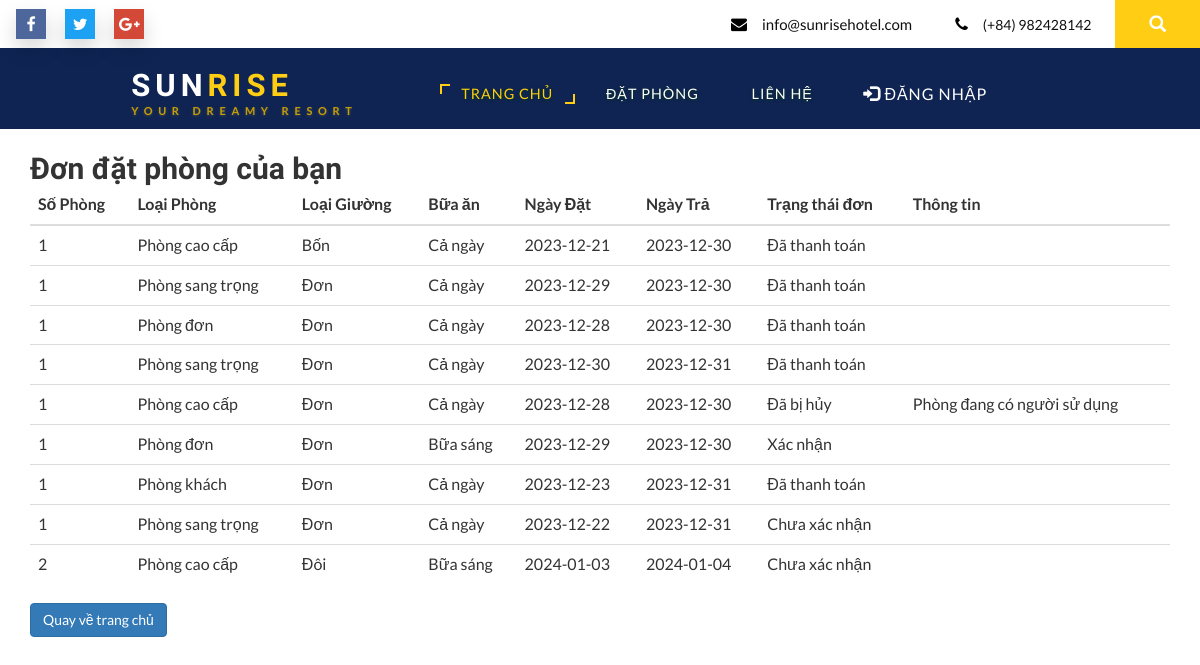
The app's page /user_booking_page.php?email=assassjin4321@gmail.com with its own data.
### tables this page shows
CREATE TABLE `roombook` (
  `id` int(10) UNSIGNED NOT NULL,
  `Title` varchar(5) DEFAULT NULL,
  `FName` text DEFAULT NULL,
  `LName` text DEFAULT NULL,
  `Email` varchar(50) DEFAULT NULL,
  `Country` varchar(30) DEFAULT NULL,
  `Phone` text DEFAULT NULL,
  `TRoom` varchar(20) DEFAULT NULL,
  `Bed` varchar(10) DEFAULT NULL,
  `NRoom` varchar(2) DEFAULT NULL,
  `Meal` varchar(15) DEFAULT NULL,
  `cin` date DEFAULT NULL,
  `cout` date DEFAULT NULL,
  `stat` varchar(15) DEFAULT NULL,
  `nodays` int(11) DEFAULT NULL,
  `description` varchar(200) DEFAULT NULL
);

### user_booking_page.php (the view, shortened to what this page needs)
<?php
include('db.php');
?>
<!DOCTYPE html>
<html lang="en">
<head>
<link href="assets/css/bootstrap.css" rel="stylesheet" />
<link href="css/bootstrap.css" rel="stylesheet" type="text/css" media="all" />
<link href="css/font-awesome.css" rel="stylesheet">
<link rel="stylesheet" href="css/chocolat.css" type="text/css" media="screen">
<link href="css/easy-responsive-tabs.css" rel='stylesheet' type='text/css'/>
<link rel="stylesheet" href="css/flexslider.css" type="text/css" media="screen" property="" />
<link rel="stylesheet" href="css/jquery-ui.css" />
<link href="css/style.css" rel="stylesheet" type="text/css" media="all" />
</head>
<body>
<div class="banner-top">
			<div class="social-bnr-agileits">
				<ul class="social-icons3">
								<li><a href="https://www.facebook.com/" class="fa fa-facebook icon-border facebook"> </a></li>
								<li><a href="https://twitter.com/" class="fa fa-twitter icon-border twitter"> </a></li>
								<li><a href="https://plus.google.com/u/0/" class="fa fa-google-plus icon-border googleplus"> </a></li>
							</ul>
			</div>
			<div class="contact-bnr-w3-agile">
				<ul>
					<li><i class="fa fa-envelope" aria-hidden="true"></i><a href="mailto:info@example.com">INFO@Sunrisehotel.COM</a></li>
					<li><i class="fa fa-phone" aria-hidden="true"></i>(+84) 982428142</li>
					<li class="s-bar">
						<div class="search">
							<label class="icon-search" for="search_box"><span class="glyphicon glyphicon-search" aria-hidden="true"></span></label>
						</div>
					</li>
				</ul>
			</div>
			<div class="clearfix"></div>
		</div>
	<div class="w3_navigation">
		<div class="container" style="width : 100%;">
			<nav class="navbar navbar-default" style="display: flex;width : 100%; justify-content: space-around; margin-top:10px ">
				<div class="navbar-header navbar-left">
					<h1><a class="navbar-brand" href="index.php">Sun<span>Rise</span><p class="logo_w3l_agile_caption">Your Dreamy Resort</p></a></h1>
				</div>
				<div class="collapse navbar-collapse navbar-right" id="bs-example-navbar-collapse-1">
					<nav class="menu menu--iris">
						<ul class="nav navbar-nav menu__list">
							<li class="menu__item menu__item--current"><a href="" class="menu__link">Trang chủ</a></li>
							<li class="menu__item"><a href="#rooms" class="menu__link scroll">Đặt phòng</a></li>
							<li class="menu__item"><a href="#contact" class="menu__link scroll">Liên hệ</a></li>
							<li class="menu__item w-100 text-right"><a href="#">
							<?php
    if (!isset($_SESSION['fullname'])) {
        printf('<li><a href="./admin/logout.php"><span class="glyphicon glyphicon-log-in"></span> Đăng nhập</a></li>');
    }
    ?>
							</a></li>
						</ul>
					</nav>
				</div>
			</nav>
		</div>
	</div>
    <br>
    <div class="container mt-5">
    <h2>Đơn đặt phòng của bạn</h2>
    <?php
    $email = mysqli_real_escape_string($con, $_GET['email']);
    $sql = "SELECT * FROM roombook WHERE Email = '$email'";
    $result = mysqli_query($con, $sql);
    if (mysqli_num_rows($result) > 0) {
        echo '<table class="table">
                <thead>
                    <tr>
                        <th scope="col">Số Phòng</th>
                        <th scope="col">Loại Phòng</th>
                        <th scope="col">Loại Giường</th>
                        <th scope="col">Bữa ăn</th>
                        <th scope="col">Ngày Đặt</th>
                        <th scope="col">Ngày Trả</th>
                        <th scope="col">Trạng thái đơn</th>
                        <th scope="col">Thông tin</th>
                    </tr>
                </thead>
                <tbody>';
        while ($row = mysqli_fetch_assoc($result)) {
            echo '<tr>
                    <td>' . $row['NRoom'] . '</td>
                    <td>' . $row['TRoom'] . '</td>
                    <td>' . $row['Bed'] . '</td>
                    <td>' . $row['Meal'] . '</td>
                    <td>' . $row['cin'] . '</td>
                    <td>' . $row['cout'] . '</td>
                    <td>' . $row['stat'] . '</td>';
            if ($row['stat'] === 'Đã bị hủy') {
                echo '<td>' . $row['description'] . '</td>';
            } else {
                echo '<td></td>';
            }
            echo '</tr>';
        }
        echo '</tbody></table>';
        echo '<a href="index.php" class="btn btn-primary">Quay về trang chủ</a>';
    } else {
        echo '<p>Không có đơn đặt phòng nào.</p>';
		echo '<a href="index.php" class="btn btn-primary">Quay về trang chủ</a>';
    }
    ?>
</div>
<link rel="stylesheet" href="css/swipebox.css">
</body>
</html>

### css/chocolat.css (style rules this page uses)
body { margin:0; padding:0; }

### css/easy-responsive-tabs.css (style rules this page uses)
body { margin: 0px; padding: 0px; background: #f5f5f5; font-weight: 500; }
ul.resp-tabs-list, p { margin: 0px; padding: 0px; }

### records on screen
roombook: NRoom "1", TRoom "Phòng cao cấp", Bed "Bốn", Meal "Cả ngày", cin "2023-12-21", cout "2023-12-30", stat "Đã thanh toán"
roombook: NRoom "1", TRoom "Phòng sang trọng", Bed "Đơn", Meal "Cả ngày", cin "2023-12-29", cout "2023-12-30", stat "Đã thanh toán"
roombook: NRoom "1", TRoom "Phòng đơn", Bed "Đơn", Meal "Cả ngày", cin "2023-12-28", cout "2023-12-30", stat "Đã thanh toán"
roombook: NRoom "1", TRoom "Phòng sang trọng", Bed "Đơn", Meal "Cả ngày", cin "2023-12-30", cout "2023-12-31", stat "Đã thanh toán"
roombook: NRoom "1", TRoom "Phòng cao cấp", Bed "Đơn", Meal "Cả ngày", cin "2023-12-28", cout "2023-12-30", stat "Đã bị hủy", description "Phòng đang có người sử dụng"
roombook: NRoom "1", TRoom "Phòng đơn", Bed "Đơn", Meal "Bữa sáng", cin "2023-12-29", cout "2023-12-30", stat "Xác nhận"
roombook: NRoom "1", TRoom "Phòng khách", Bed "Đơn", Meal "Cả ngày", cin "2023-12-23", cout "2023-12-31", stat "Đã thanh toán"
roombook: NRoom "1", TRoom "Phòng sang trọng", Bed "Đơn", Meal "Cả ngày", cin "2023-12-22", cout "2023-12-31", stat "Chưa xác nhận"
roombook: NRoom "2", TRoom "Phòng cao cấp", Bed "Đôi", Meal "Bữa sáng", cin "2024-01-03", cout "2024-01-04", stat "Chưa xác nhận"
